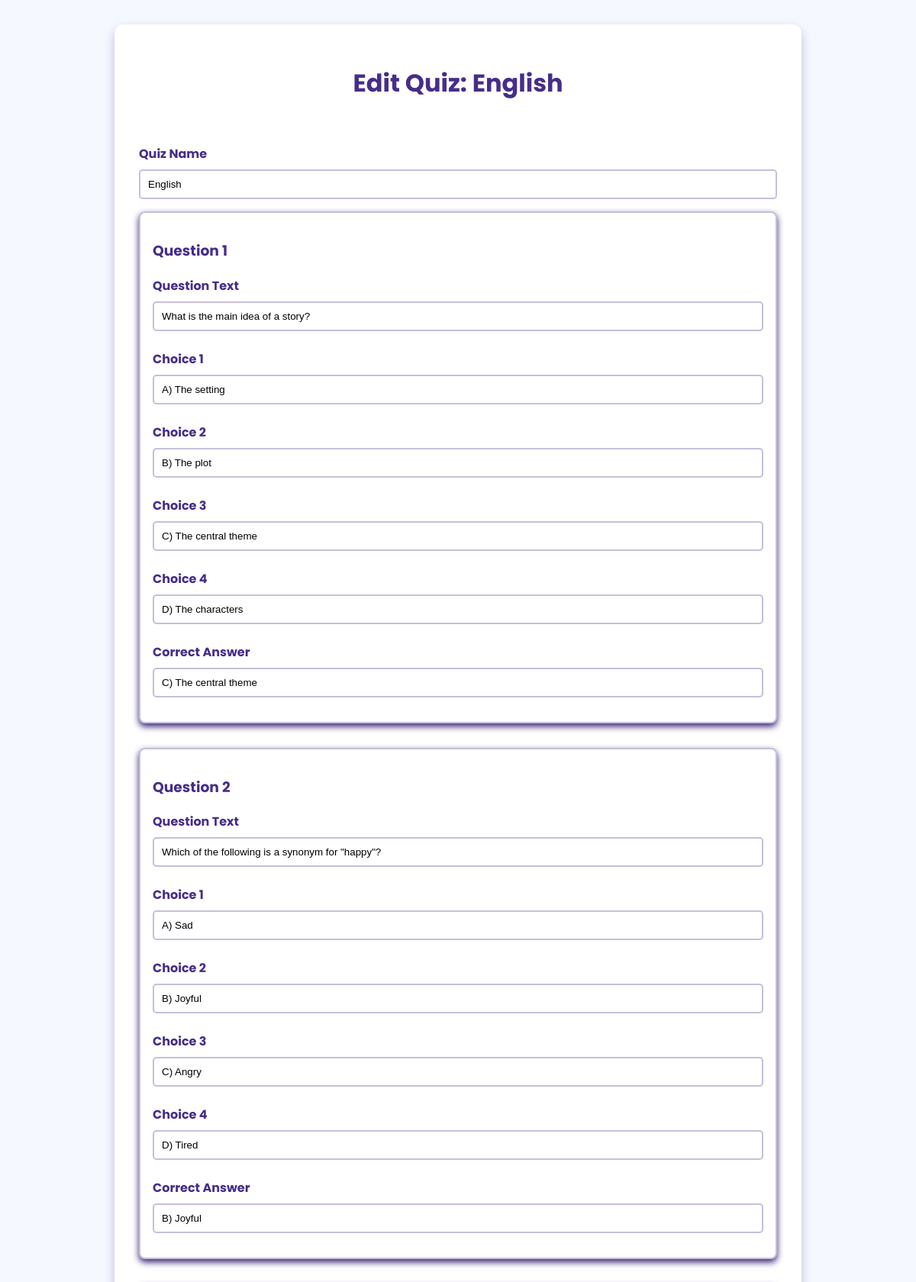
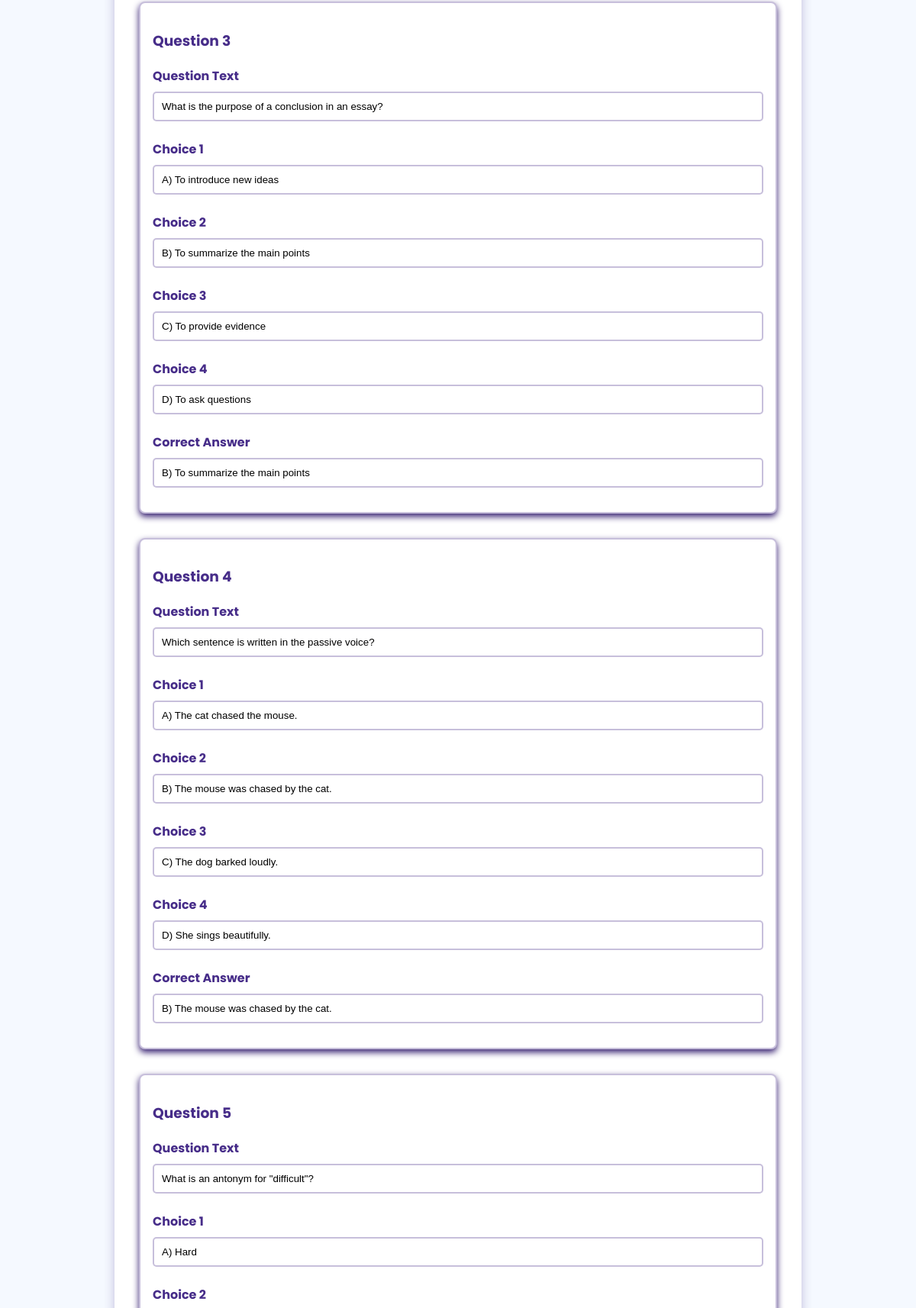
Screenshot of /teacher/quizzes/edit/1 (signed in, upper part) with the database file from the repository (2 pictures, top to bottom).
### app.py (models this page shows)
class Quiz(db.Model):
    id = db.Column(db.Integer, primary_key=True)
    name = db.Column(db.String(100), nullable=False)
    questions = db.relationship('Question', back_populates='quiz', lazy=True, cascade='all, delete-orphan')

class Question(db.Model):
    id = db.Column(db.Integer, primary_key=True)
    quiz_id = db.Column(db.Integer, db.ForeignKey('quiz.id'), nullable=False)
    text = db.Column(db.String(200), nullable=False)
    choice_1 = db.Column(db.String(200), nullable=False)
    choice_2 = db.Column(db.String(200), nullable=False)
    choice_3 = db.Column(db.String(200), nullable=False)
    choice_4 = db.Column(db.String(200), nullable=False)
    correct_answer = db.Column(db.String(200), nullable=False)
    quiz = db.relationship('Quiz', back_populates='questions')

### app.py (the view, shortened to what this page needs)
@app.route('/teacher/quizzes/edit/<int:quiz_id>', methods=['GET','POST'])
def edit_quiz(quiz_id):
    if 'user_id' not in session or session.get('role') != 'teacher':
        flash("Unauthorized access.", "warning")
        return redirect('/login')
    quiz = Quiz.query.get_or_404(quiz_id)
    questions = quiz.questions
    num_questions = len(questions)
    return render_template('edit_quiz.html', quiz=quiz, questions=questions, num_questions=num_questions)

### templates/edit_quiz.html (shortened to what this page needs)
<!DOCTYPE html>
<html lang="en">
<head>
</head>
<body>
    <div class="container">
        <h1>Edit Quiz: {{ quiz.name }}</h1>
        <form method="POST" action="{{ url_for('edit_quiz', quiz_id=quiz.id) }}">
            <label for="quiz_name">Quiz Name</label>
            <input type="text" id="quiz_name" name="quiz_name" value="{{ quiz.name }}" required>
            <div id="questions-container">
                {% for i in range(num_questions) %}
                    {% set q = questions[i] %}
                    <div class="question">
                        <h3>Question {{ i + 1 }}</h3>
                        <label for="question_{{ i + 1 }}">Question Text</label>
                        <input type="text" name="question_{{ i + 1 }}" value="{{ q.text }}" required>
                        <label for="choice_{{ i + 1 }}_1">Choice 1</label>
                        <input type="text" name="choice_{{ i + 1 }}_1" value="{{ q.choice_1 }}" required>
                        <label for="choice_{{ i + 1 }}_2">Choice 2</label>
                        <input type="text" name="choice_{{ i + 1 }}_2" value="{{ q.choice_2 }}" required>
                        <label for="choice_{{ i + 1 }}_3">Choice 3</label>
                        <input type="text" name="choice_{{ i + 1 }}_3" value="{{ q.choice_3 }}">
                        <label for="choice_{{ i + 1 }}_4">Choice 4</label>
                        <input type="text" name="choice_{{ i + 1 }}_4" value="{{ q.choice_4 }}">
                        <label for="correct_answer_{{ i + 1 }}">Correct Answer</label>
                        <input type="text" name="correct_answer_{{ i + 1 }}" value="{{ q.correct_answer }}" required>
                    </div>
                {% endfor %}
            </div>
        </form>
    </div>
</body>
</html>

### templates/edit_quiz.html (style rules this page uses)
*, *::before, *::after { box-sizing: border-box; }
body { font-family: 'Poppins', sans-serif; background: #f5f9ff; margin: 0; padding: 2rem; color: #472d89; min-height: 100vh; display: flex; justify-content: center; align-items: flex-start; }
.container { max-width: 900px; width: 100%; background: #ffffff; padding: 2rem; border-radius: 12px; box-shadow: 0 6px 14px rgba(71, 45, 137, 0.3); display: flex; flex-direction: column; gap: 2rem; }
h1 { margin-bottom: 1rem; color: #472d89; text-align: center; }
label { display: block; margin: 0.5rem 0; font-weight: bold; }
input[type="text"], input[type="number"] { width: 100%; padding: 10px; margin-bottom: 1rem; border: 2px solid rgba(71, 45, 137, 0.3); border-radius: 5px; transition: border-color 0.3s ease; }
.question { margin-bottom: 2rem; padding: 1rem; border: 2px solid rgba(71, 45, 137, 0.3); border-radius: 8px; background: #ffffff; box-shadow: 0 4px 8px #351f70; }

### rows the page displays
Quiz: name "English", quiz_name "English"
Question: text "What is the main idea of a story?", choice_1 "A) The setting", choice_2 "B) The plot", choice_3 "C) The central theme", choice_4 "D) The characters", correct_answer "C) The central theme"
Question: text "Which of the following is a synonym for \"happy\"?", choice_1 "A) Sad", choice_2 "B) Joyful", choice_3 "C) Angry", choice_4 "D) Tired", correct_answer "B) Joyful"
Question: text "What is the purpose of a conclusion in an essay?", choice_1 "A) To introduce new ideas", choice_2 "B) To summarize the main points", choice_3 "C) To provide evidence", choice_4 "D) To ask questions", correct_answer "B) To summarize the main points"
Question: text "Which sentence is written in the passive voice?", choice_1 "A) The cat chased the mouse.", choice_2 "B) The mouse was chased by the cat.", choice_3 "C) The dog barked loudly.", choice_4 "D) She sings beautifully.", correct_answer "B) The mouse was chased by the cat."
Question: text "What is an antonym for \"difficult\"?", choice_1 "A) Hard"

### other values shown
{{ i + 1 }} "1" "2" "3" "4" "5"
